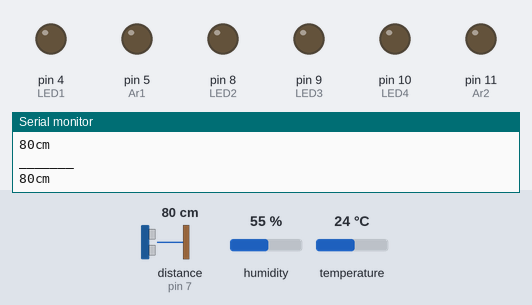
Bench run of a sketch on a simulated Arduino Uno, built with avr-gcc and run on an emulated ATmega328P. Shown: output pins drawn as LEDs (lit = HIGH), the last lines printed to the serial monitor. The test bench sets the inputs (shaded band); at power-on: distance to the obstacle (sensor on pin 7) 80 cm, temperature 24 °C, humidity 55 %. The echo pulse lasts 58.3 µs per cm.

Above: at 1.8 s.
1.9 s: distance to the obstacle (sensor on pin 7) set to 21 cm
4.2 s: distance to the obstacle (sensor on pin 7) set to 17 cm
At 6.4 s:
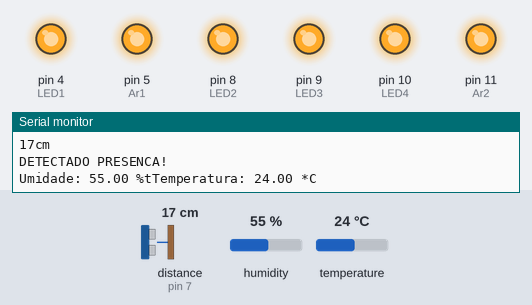
7.5 s: temperature set to 28 °C
At 8.9 s:
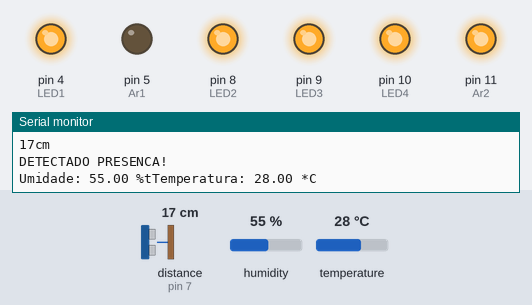
9.6 s: temperature set to 12 °C
At 11.3 s:
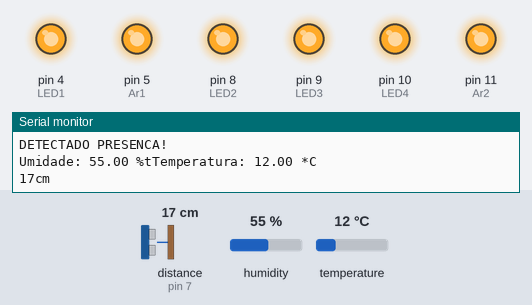
11.6 s: temperature set to 33 °C
At 12.7 s:
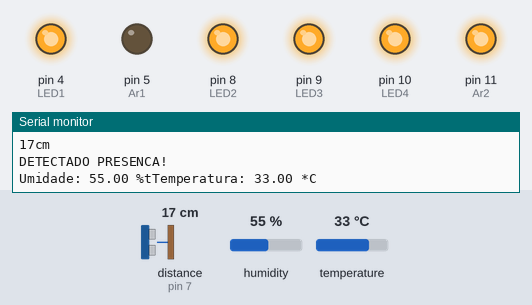
Timing chart, 0 to 14.6 s (numbered marks = the images above; inputs shaded):
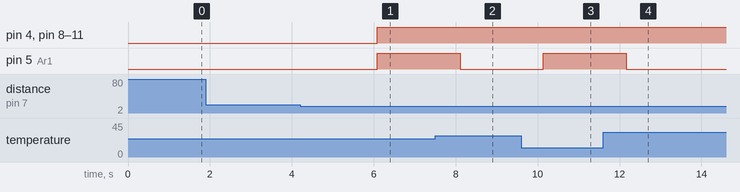

The sketch:

Controle_de_resfiramento_e_iluminacao.ino
```cpp
// Projeto de controle do ar e lâmpadas, por temperatura e presença
// última edição: 29/11/2022
#include "DHT.h"
#include <Ultrasonic.h>
#define DHTPIN A1 // pino DHT que estamos conectado
#define DHTTYPE DHT11 // DHT 11
#define Ar1 5 // Motor 1
#define Ar2 11 // Motor 2
#define LED1 4 // Lâmpada 1
#define LED2 8 // Lâmpada 2
#define LED3 9 // Lâmpada 3
#define LED4 10 // Lâmpada 4
 Ultrasonic ultrassom(6,7); // define o nome do sensor(ultrassom)
 DHT dht(DHTPIN, DHTTYPE);
//e onde está ligado o trig(6) e o echo(7) respectivamente

long distancia;

void setup()
{
  pinMode(Ar1, OUTPUT); // Motor 1
  pinMode(Ar2, OUTPUT); // Motor 2
  pinMode(LED1, OUTPUT); // Lâmpada 1
  pinMode(LED2, OUTPUT); // Lâmpada 2
  pinMode(LED3, OUTPUT); // Lâmpada 3
  pinMode(LED4, OUTPUT); // Lâmpada 4
  Serial.begin(9600);
  dht.begin();
}

void loop()
{
             distancia = ultrassom.Ranging(CM);// ultrassom.Ranging(CM) retorna a distancia em
                                                  // centímetros(CM) ou polegadas(INC)
             Serial.print(distancia); //imprime o valor da variável distancia
             Serial.println("cm");
             delay(1000);

              float h = dht.readHumidity();
              float t = dht.readTemperature();

    if(distancia > 0 && distancia < 20){ //Capta distância a partir de 0 a no máximo 20cm

           Serial.println("DETECTADO PRESENCA!");
           digitalWrite(Ar1,1);
           digitalWrite(Ar2,1);
           digitalWrite(LED1,1);
           digitalWrite(LED2,1);
           digitalWrite(LED3,1);
           digitalWrite(LED4,1);


              if(t>26){
                digitalWrite(Ar1,0);
              }

                if (isnan(t) || isnan(h))
                {
                  Serial.println("Falhou em ler a temperatura");
                }
                else
                {
                  Serial.print("Umidade: ");
                  Serial.print(h);
                  Serial.print(" %t");
                  Serial.print("Temperatura: ");
                  Serial.print(t);
                  Serial.println(" *C");
                  delay(1000);
                }

    }

    else{
      Serial.println("_______");
       digitalWrite(Ar1,0);
       digitalWrite(Ar2,0);
       digitalWrite(LED1,0);
       digitalWrite(LED2,0);
       digitalWrite(LED3,0);
       digitalWrite(LED4,0);

    }


}

 //Função para leitura em amostragem
// Faz uma média de leituras de temperatura para estabilizar o resultado
 int analogAvg(int tempPin){

  int total = 0;
  int amostras = 20;

  for(int n = 0; n < amostras; n ++){
    total += analogRead(tempPin);
    delay(100); // pequeno atraso entre leituras
  }
  return total / amostras;
 }
```

Measured:
- the behaviour switches between 20 and 19 cm on distance to the obstacle (sensor on pin 7) (found by bisection; images 0 and 1)
- the behaviour switches between 26 and 27 °C on temperature (found by bisection; images 1 and 2)
- after the input at 4.2 s, pin 4 (LED1), pin 5 (Ar1), pin 8 (LED2), pin 9 (LED3), pin 10 (LED4), pin 11 (Ar2): LOW → HIGH after 1.9 s
- after the input at 7.5 s, pin 5 (Ar1): HIGH → LOW after 0.62 s
- after the input at 9.6 s, pin 5 (Ar1): LOW → HIGH after 0.54 s
- after the input at 11.6 s, pin 5 (Ar1): HIGH → LOW after 0.57 s
